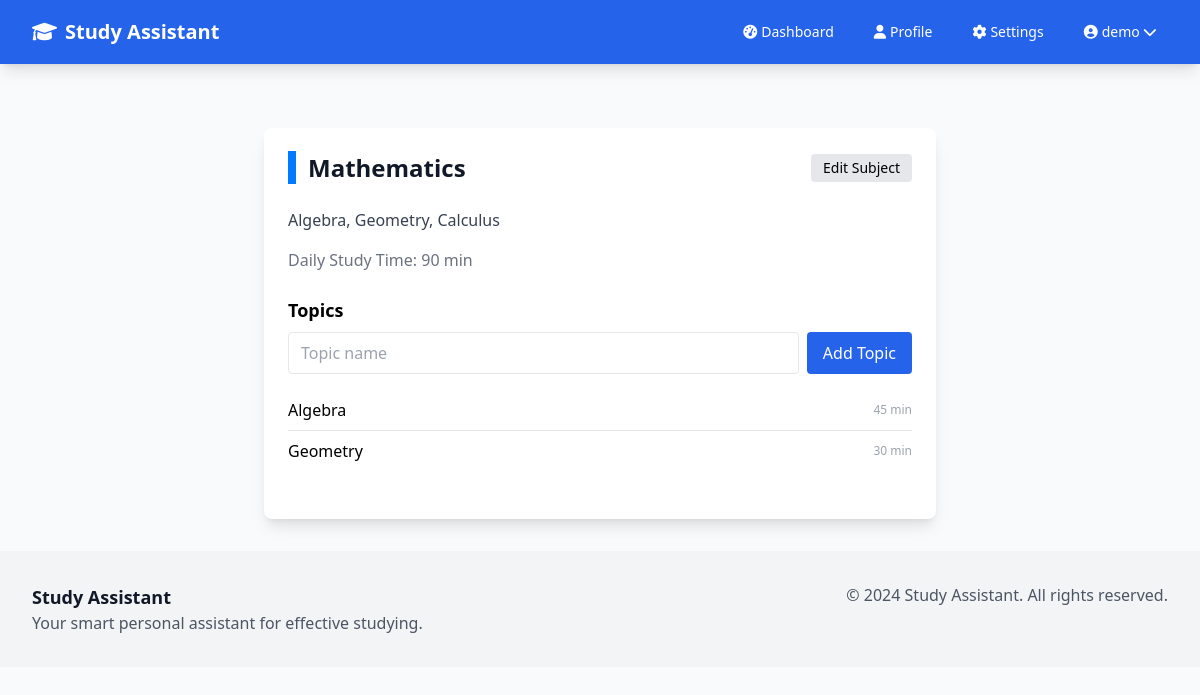
/subject/1 (signed in), run on the app's committed database.
### app/models.py (models this page shows, shortened)
class User(UserMixin, db.Model):
    id = db.Column(db.Integer, primary_key=True)
    username = db.Column(db.String(64), index=True, unique=True, nullable=False)
    email = db.Column(db.String(120), index=True, unique=True, nullable=False)
    password_hash = db.Column(db.String(128))
    first_name = db.Column(db.String(64), nullable=False)
    last_name = db.Column(db.String(64), nullable=False)
    created_at = db.Column(db.DateTime, default=datetime.utcnow)
    is_active = db.Column(db.Boolean, default=True)
    reminder_song_filename = db.Column(db.String(256))
    reminder_song_seconds = db.Column(db.Integer, default=10)
    break_duration_minutes = db.Column(db.Integer, default=30)
    lunch_break_until = db.Column(db.DateTime)
    subjects = db.relationship('Subject', backref='user', lazy='dynamic', cascade='all, delete-orphan')
    study_sessions = db.relationship('StudySession', backref='user', lazy='dynamic', cascade='all, delete-orphan')

class Subject(db.Model):
    id = db.Column(db.Integer, primary_key=True)
    name = db.Column(db.String(100), nullable=False)
    description = db.Column(db.Text)
    color = db.Column(db.String(7), default='#007bff')  # Hex color for UI
    daily_time_minutes = db.Column(db.Integer, default=60)  # Default 1 hour per day
    user_id = db.Column(db.Integer, db.ForeignKey('user.id'), nullable=False)
    created_at = db.Column(db.DateTime, default=datetime.utcnow)
    is_active = db.Column(db.Boolean, default=True)
    start_hour = db.Column(db.Integer, default=8)
    start_minute = db.Column(db.Integer, default=0)
    end_hour = db.Column(db.Integer, default=9)
    end_minute = db.Column(db.Integer, default=0)
    extra_reminder_at = db.Column(db.DateTime)
    finished_at = db.Column(db.DateTime)
    topics = db.relationship('Topic', backref='subject', lazy='dynamic', cascade='all, delete-orphan')
    study_sessions = db.relationship('StudySession', backref='subject', lazy='dynamic', cascade='all, delete-orphan')

class Topic(db.Model):
    id = db.Column(db.Integer, primary_key=True)
    name = db.Column(db.String(100), nullable=False)
    description = db.Column(db.Text)
    estimated_time_minutes = db.Column(db.Integer, default=30)
    difficulty_level = db.Column(db.Integer, default=1)  # 1-5 scale
    subject_id = db.Column(db.Integer, db.ForeignKey('subject.id'), nullable=False)
    created_at = db.Column(db.DateTime, default=datetime.utcnow)
    is_active = db.Column(db.Boolean, default=True)
    study_sessions = db.relationship('StudySession', backref='topic', lazy='dynamic', cascade='all, delete-orphan')

### app/main/routes.py (the view)
@bp.route('/subject/<int:subject_id>')
@login_required
def subject_detail(subject_id):
    subject = Subject.query.filter_by(id=subject_id, user_id=current_user.id).first_or_404()
    topics = Topic.query.filter_by(subject_id=subject.id, is_active=True).all()
    return render_template('main/subject_detail.html', subject=subject, topics=topics)

### app/models.py (called while the page is built)
@login_manager.user_loader
def load_user(user_id):
    return User.query.get(int(user_id))

### app/templates/main/subject_detail.html (shortened to what this page needs)
{% extends 'base.html' %}
{% block content %}
<div class="max-w-2xl mx-auto mt-8 bg-white rounded-lg shadow-lg p-6">
  <div class="flex justify-between items-center mb-6">
    <h2 class="text-2xl font-bold text-gray-900">
      <span style="border-left: 8px solid {{ subject.color }}; padding-left: 12px;">
        {{ subject.name }}
      </span>
    </h2>
    <button id="editSubjectBtn" class="bg-gray-200 hover:bg-gray-300 px-3 py-1 rounded text-sm">Edit Subject</button>
  </div>
  <p class="mb-4 text-gray-700">{{ subject.description or 'No description.' }}</p>
  <p class="mb-6 text-gray-500">Daily Study Time: {{ subject.daily_time_minutes }} min</p>
  <div class="mb-6">
    <h3 class="text-lg font-semibold mb-2">Topics</h3>
    <form id="addTopicForm" class="flex space-x-2 mb-4">
      <input type="text" name="name" placeholder="Topic name" class="border rounded px-3 py-2 flex-1" required>
      <button type="submit" class="bg-blue-600 text-white px-4 py-2 rounded">Add Topic</button>
    </form>
    <ul id="topicsList" class="divide-y divide-gray-200">
      {% for topic in topics %}
        <li class="py-2 flex justify-between items-center">
          <span>{{ topic.name }}</span>
          <span class="text-xs text-gray-400">{{ topic.estimated_time_minutes }} min</span>
        </li>
      {% else %}
        <li class="py-2 text-gray-400">No topics yet.</li>
      {% endfor %}
    </ul>
  </div>
</div>
{% endblock %}

### app/templates/base.html (shortened to what this page needs)
<!DOCTYPE html>
<html lang="en">
<head>
    <script src="https://cdn.tailwindcss.com"></script>
    <link href="https://cdnjs.cloudflare.com/ajax/libs/font-awesome/6.0.0/css/all.min.css" rel="stylesheet">
</head>
<body class="bg-gray-50 min-h-screen">
    <nav class="bg-blue-600 shadow-lg">
        <div class="max-w-7xl mx-auto px-4 sm:px-6 lg:px-8">
            <div class="flex justify-between h-16">
                <div class="flex items-center">
                    <a href="{{ url_for('main.index') }}" class="flex items-center text-white text-xl font-bold">
                        <i class="fas fa-graduation-cap mr-2"></i>Study Assistant
                    </a>
                </div>
                <div class="hidden md:flex items-center space-x-4">
                    {% if current_user.is_authenticated %}
                        <a href="{{ url_for('main.dashboard') }}" class="text-white hover:text-blue-200 px-3 py-2 rounded-md text-sm font-medium">
                            <i class="fas fa-tachometer-alt mr-1"></i>Dashboard
                        </a>
                        <a href="{{ url_for('main.profile') }}" class="text-white hover:text-blue-200 px-3 py-2 rounded-md text-sm font-medium">
                            <i class="fas fa-user mr-1"></i>Profile
                        </a>
                        <a href="{{ url_for('main.settings') }}" class="text-white hover:text-blue-200 px-3 py-2 rounded-md text-sm font-medium">
                            <i class="fas fa-cog mr-1"></i>Settings
                        </a>
                        <div class="relative">
                            <button class="text-white hover:text-blue-200 px-3 py-2 rounded-md text-sm font-medium flex items-center" onclick="toggleDropdown()">
                                <i class="fas fa-user-circle mr-1"></i>{{ current_user.username }}
                                <i class="fas fa-chevron-down ml-1"></i>
                            </button>
                        </div>
                    {% endif %}
                </div>
            </div>
        </div>
    </nav>
    <main class="max-w-7xl mx-auto px-4 sm:px-6 lg:px-8 py-8">
        {% block content %}{% endblock %}
    </main>
    <footer class="bg-gray-100 mt-auto">
        <div class="max-w-7xl mx-auto px-4 sm:px-6 lg:px-8 py-8">
            <div class="md:flex md:justify-between">
                <div class="mb-4 md:mb-0">
                    <h5 class="text-lg font-semibold text-gray-900">Study Assistant</h5>
                    <p class="text-gray-600">Your smart personal assistant for effective studying.</p>
                </div>
                <div class="text-gray-600">
                    <p>&copy; 2024 Study Assistant. All rights reserved.</p>
                </div>
            </div>
        </div>
    </footer>
</body>
</html>

### data on the page
User: username "demo"
Subject: name "Mathematics", description "Algebra, Geometry, Calculus", daily_time_minutes "90"
Topic: name "Algebra", estimated_time_minutes "45"
Topic: name "Geometry", estimated_time_minutes "30"
